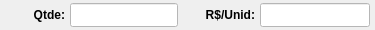
              <widget class="QWidget" name="widget_30" native="true">
               <property name="minimumSize">
                <size>
                 <width>0</width>
                 <height>30</height>
                </size>
               </property>
               <property name="maximumSize">
                <size>
                 <width>16777215</width>
                 <height>30</height>
                </size>
               </property>
               <layout class="QHBoxLayout" name="horizontalLayout_28">
                <property name="spacing">
                 <number>5</number>
                </property>
                <property name="leftMargin">
                 <number>5</number>
                </property>
                <property name="topMargin">
                 <number>3</number>
                </property>
                <property name="rightMargin">
                 <number>5</number>
                </property>
                <property name="bottomMargin">
                 <number>3</number>
                </property>
                <item>
                 <widget class="QLabel" name="label_41">
                  <property name="minimumSize">
                   <size>
                    <width>60</width>
                    <height>0</height>
                   </size>
                  </property>
                  <property name="maximumSize">
                   <size>
                    <width>60</width>
                    <height>16777215</height>
                   </size>
                  </property>
                  <property name="font">
                   <font>
                    <pointsize>9</pointsize>
                    <weight>75</weight>
                    <bold>true</bold>
                   </font>
                  </property>
                  <property name="text">
                   <string>Qtde:</string>
                  </property>
                  <property name="alignment">
                   <set>Qt::AlignRight|Qt::AlignTrailing|Qt::AlignVCenter</set>
                  </property>
                 </widget>
                </item>
                <item>
                 <widget class="QLineEdit" name="line_Qtde">
                  <property name="sizePolicy">
                   <sizepolicy hsizetype="Preferred" vsizetype="Preferred">
                    <horstretch>0</horstretch>
                    <verstretch>0</verstretch>
                   </sizepolicy>
                  </property>
                  <property name="minimumSize">
                   <size>
                    <width>0</width>
                    <height>0</height>
                   </size>
                  </property>
                  <property name="maximumSize">
                   <size>
                    <width>16777215</width>
                    <height>16777215</height>
                   </size>
                  </property>
                  <property name="font">
                   <font>
                    <pointsize>9</pointsize>
                   </font>
                  </property>
                  <property name="cursor">
                   <cursorShape>IBeamCursor</cursorShape>
                  </property>
                  <property name="styleSheet">
                   <string notr="true">background-color: rgb(255, 255, 255);</string>
                  </property>
                  <property name="inputMask">
                   <string/>
                  </property>
                  <property name="text">
                   <string/>
                  </property>
                  <property name="frame">
                   <bool>true</bool>
                  </property>
                  <property name="echoMode">
                   <enum>QLineEdit::Normal</enum>
                  </property>
                  <property name="alignment">
                   <set>Qt::AlignCenter</set>
                  </property>
                 </widget>
                </item>
                <item>
                 <widget class="QLabel" name="label_32">
                  <property name="text">
                   <string/>
                  </property>
                 </widget>
                </item>
                <item>
                 <widget class="QLabel" name="label_42">
                  <property name="minimumSize">
                   <size>
                    <width>60</width>
                    <height>0</height>
                   </size>
                  </property>
                  <property name="maximumSize">
                   <size>
                    <width>60</width>
                    <height>16777215</height>
                   </size>
                  </property>
                  <property name="font">
                   <font>
                    <pointsize>9</pointsize>
                    <weight>75</weight>
                    <bold>true</bold>
                   </font>
                  </property>
                  <property name="text">
                   <string>R$/Unid:</string>
                  </property>
                  <property name="alignment">
                   <set>Qt::AlignRight|Qt::AlignTrailing|Qt::AlignVCenter</set>
                  </property>
                 </widget>
                </item>
                <item>
                 <widget class="QLineEdit" name="line_Unit">
                  <property name="sizePolicy">
                   <sizepolicy hsizetype="Preferred" vsizetype="Preferred">
                    <horstretch>0</horstretch>
                    <verstretch>0</verstretch>
                   </sizepolicy>
                  </property>
                  <property name="minimumSize">
                   <size>
                    <width>110</width>
                    <height>0</height>
                   </size>
                  </property>
                  <property name="maximumSize">
                   <size>
                    <width>110</width>
                    <height>16777215</height>
                   </size>
                  </property>
                  <property name="font">
                   <font>
                    <pointsize>9</pointsize>
                   </font>
                  </property>
                  <property name="cursor">
                   <cursorShape>IBeamCursor</cursorShape>
                  </property>
                  <property name="styleSheet">
                   <string notr="true">background-color: rgb(255, 255, 255);</string>
                  </property>
                  <property name="inputMask">
                   <string/>
                  </property>
                  <property name="text">
                   <string/>
                  </property>
                  <property name="maxLength">
                   <number>30</number>
                  </property>
                  <property name="frame">
                   <bool>true</bool>
                  </property>
                  <property name="echoMode">
                   <enum>QLineEdit::Normal</enum>
                  </property>
                  <property name="alignment">
                   <set>Qt::AlignCenter</set>
                  </property>
                 </widget>
                </item>
               </layout>
              </widget>
